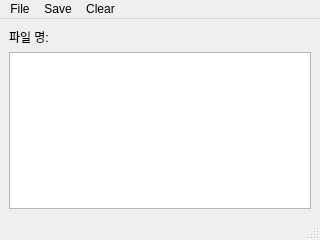
<?xml version="1.0" encoding="UTF-8"?>
<ui version="4.0">
 <class>MainWindow</class>
 <widget class="QMainWindow" name="MainWindow">
  <property name="geometry">
   <rect>
    <x>0</x>
    <y>0</y>
    <width>320</width>
    <height>240</height>
   </rect>
  </property>
  <property name="windowTitle">
   <string>MainWindow</string>
  </property>
  <widget class="QWidget" name="centralwidget">
   <layout class="QVBoxLayout" name="verticalLayout">
    <item>
     <widget class="QLabel" name="label">
      <property name="text">
       <string>파일 명:</string>
      </property>
     </widget>
    </item>
    <item>
     <widget class="QTextEdit" name="textEdit"/>
    </item>
   </layout>
  </widget>
  <widget class="QMenuBar" name="menubar">
   <property name="geometry">
    <rect>
     <x>0</x>
     <y>0</y>
     <width>320</width>
     <height>22</height>
    </rect>
   </property>
   <widget class="QMenu" name="menuFile">
    <property name="title">
     <string>File</string>
    </property>
    <addaction name="actionOpen"/>
   </widget>
   <widget class="QMenu" name="menuSave">
    <property name="title">
     <string>Save</string>
    </property>
    <addaction name="actionSave"/>
    <addaction name="actionSave_as"/>
   </widget>
   <widget class="QMenu" name="menuClear">
    <property name="title">
     <string>Clear</string>
    </property>
    <addaction name="actionClear"/>
   </widget>
   <addaction name="menuFile"/>
   <addaction name="menuSave"/>
   <addaction name="menuClear"/>
  </widget>
  <widget class="QStatusBar" name="statusbar"/>
  <action name="actionOpen">
   <property name="text">
    <string>Open...</string>
   </property>
  </action>
  <action name="actionSave">
   <property name="text">
    <string>Save</string>
   </property>
  </action>
  <action name="actionSave_as">
   <property name="text">
    <string>Save as...</string>
   </property>
  </action>
  <action name="actionClear">
   <property name="text">
    <string>All Clear</string>
   </property>
  </action>
 </widget>
 <resources/>
 <connections/>
</ui>
